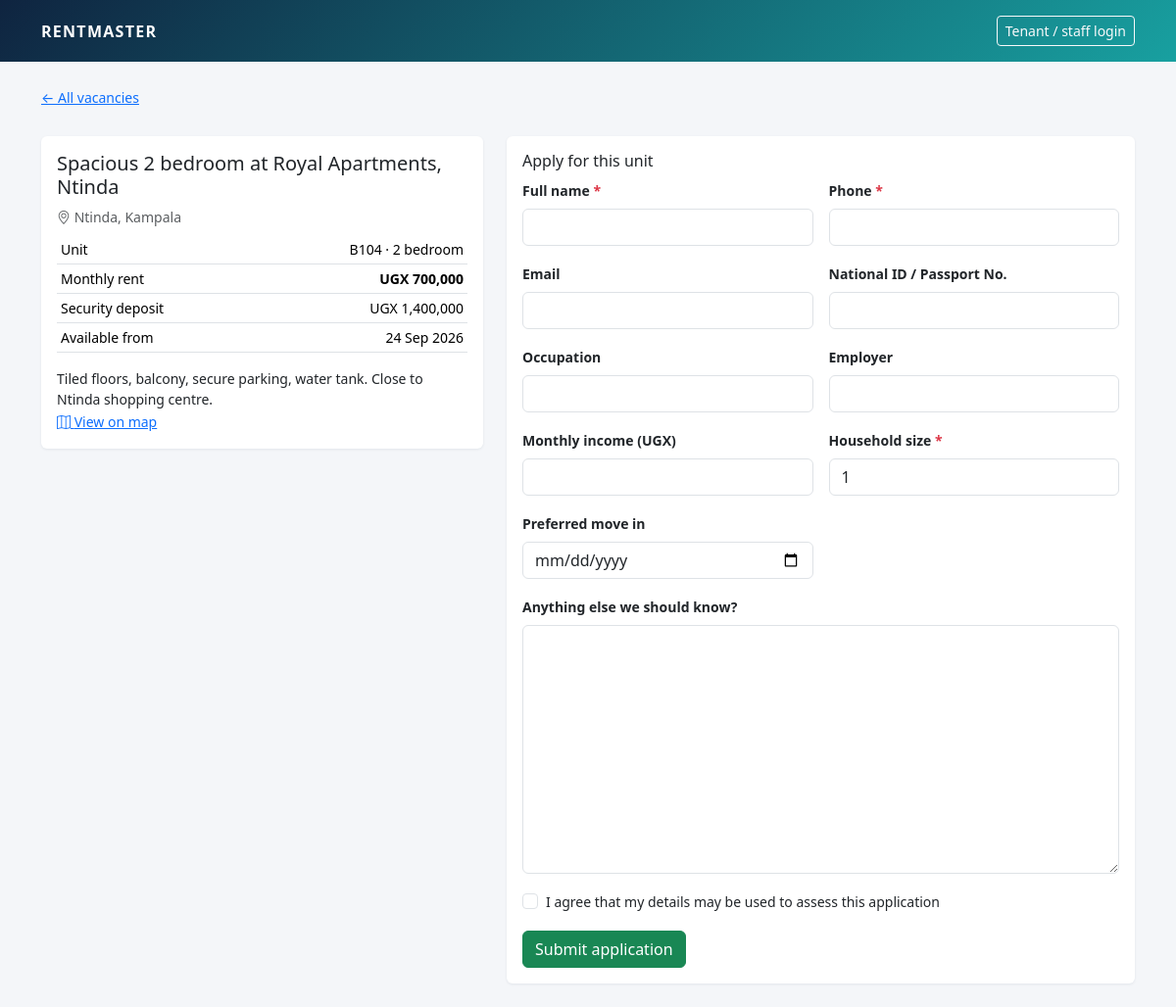
The page /vacancies/1/ on the database its author committed.
### apps/vacancies/models.py (models this page shows, shortened)
class Listing(models.Model):
    unit = models.ForeignKey(Unit, on_delete=models.CASCADE, related_name="listings")
    title = models.CharField(max_length=150)
    description = models.TextField(blank=True)
    monthly_rent = models.DecimalField(max_digits=12, decimal_places=0)
    available_from = models.DateField(default=date.today)
    is_published = models.BooleanField(default=True)
    created_by = models.ForeignKey(settings.AUTH_USER_MODEL, null=True, on_delete=models.SET_NULL, editable=False)
    created_at = models.DateTimeField(auto_now_add=True)
    class Meta:
        ordering = ["-created_at"]
    @classmethod
    def public(cls):
        return cls.objects.filter(is_published=True).exclude(unit__status=Unit.Status.OCCUPIED) \
            .select_related("unit__building__property")

### apps/properties/models.py (models this page shows, shortened)
class Unit(models.Model):
    class Type(models.TextChoices):
        SINGLE = "SINGLE", "Single room"
        DOUBLE = "DOUBLE", "Double room"
        STUDIO = "STUDIO", "Studio"
        ONE_BED = "1BR", "1 bedroom"
        TWO_BED = "2BR", "2 bedroom"
        THREE_BED = "3BR", "3 bedroom"
        SHOP = "SHOP", "Shop"
        OFFICE = "OFFICE", "Office"
    class Status(models.TextChoices):
        AVAILABLE = "AVAILABLE", "Available"
        RESERVED = "RESERVED", "Reserved"
        OCCUPIED = "OCCUPIED", "Occupied"
        MAINTENANCE = "MAINTENANCE", "Under maintenance"
        VACANT = "VACANT", "Vacant"
    building = models.ForeignKey(Building, on_delete=models.CASCADE, related_name="units")
    number = models.CharField(max_length=20)
    unit_type = models.CharField(max_length=10, choices=Type.choices, default=Type.ONE_BED)
    monthly_rent = models.DecimalField(max_digits=12, decimal_places=0)
    security_deposit = models.DecimalField(max_digits=12, decimal_places=0, default=0)
    status = models.CharField(max_length=15, choices=Status.choices, default=Status.AVAILABLE)
    electricity_meter = models.CharField(max_length=40, blank=True)
    water_meter = models.CharField(max_length=40, blank=True)
    photo = models.FileField(upload_to="units/", blank=True, validators=[IMAGE_EXTS])
    notes = models.TextField(blank=True)
    class Meta:
        ordering = ["building", "number"]
        unique_together = [("building", "number")]
    property = property(lambda self: self.building.property)

class Building(models.Model):
    property = models.ForeignKey(Property, on_delete=models.CASCADE, related_name="buildings")
    name = models.CharField(max_length=100, help_text="e.g. Block A")
    floors = models.PositiveSmallIntegerField(default=1)
    class Meta:
        ordering = ["property", "name"]
        unique_together = [("property", "name")]

class Property(models.Model):
    class Type(models.TextChoices):
        APARTMENT = "APARTMENT", "Apartment block"
        HOUSE = "HOUSE", "Houses / estate"
        COMMERCIAL = "COMMERCIAL", "Commercial"
        MIXED = "MIXED", "Mixed use"
        HOSTEL = "HOSTEL", "Hostel"
    class Status(models.TextChoices):
        ACTIVE = "ACTIVE", "Active"
        INACTIVE = "INACTIVE", "Inactive"
        UNDER_CONSTRUCTION = "UNDER_CONSTRUCTION", "Under construction"
    name = models.CharField(max_length=150)
    code = models.CharField(max_length=20, unique=True, help_text="Short code, e.g. ROYAL")
    property_type = models.CharField(max_length=20, choices=Type.choices, default=Type.APARTMENT)
    location = models.CharField(max_length=200)
    latitude = models.DecimalField(max_digits=9, decimal_places=6, null=True, blank=True)
    longitude = models.DecimalField(max_digits=9, decimal_places=6, null=True, blank=True)
    owner = models.ForeignKey(
        settings.AUTH_USER_MODEL, on_delete=models.PROTECT, related_name="owned_properties",
        limit_choices_to={"role": "OWNER"},
    )
    managers = models.ManyToManyField(
        settings.AUTH_USER_MODEL, blank=True, related_name="managed_properties",
        limit_choices_to={"role__in": ["MANAGER", "CARETAKER"]},
        help_text="Managers and caretakers who can work on this property.",
    )
    photo = models.FileField(upload_to="properties/", blank=True, validators=[IMAGE_EXTS])
    status = models.CharField(max_length=20, choices=Status.choices, default=Status.ACTIVE)
    notes = models.TextField(blank=True)
    created_at = models.DateTimeField(auto_now_add=True)
    class Meta:
        ordering = ["name"]
        verbose_name_plural = "properties"

### apps/vacancies/views.py (the view, shortened to what this page needs)
# urls.py: path("<int:pk>/", views.public_listing, name="public_detail"),
def public_listing(request, pk):
    listing = get_object_or_404(Listing.public(), pk=pk)
    form = ApplicationForm(request.POST or None)
    return render(request, "vacancies/public_detail.html", {"listing": listing, "form": form})

### apps/vacancies/forms.py (shortened to what this page needs)
class ApplicationForm(BootstrapFormMixin, forms.ModelForm):
    website = forms.CharField(required=False, widget=forms.TextInput(attrs={"autocomplete": "off", "tabindex": "-1"}))
    consent = forms.BooleanField(label="I agree that my details may be used to assess this application")
    class Meta:
        model = Application
        fields = ["full_name", "phone", "email", "national_id", "occupation", "employer", "monthly_income",
                  "household_size", "preferred_move_in", "message"]
        widgets = {"preferred_move_in": DateInput()}
        labels = {"monthly_income": "Monthly income (UGX)", "message": "Anything else we should know?"}

### apps/core/context_processors.py (called while the page is built, shortened)
def navigation(request):
    ctx = {
        "CURRENCY": settings.RENTMASTER["CURRENCY"],
        "COMPANY_NAME": settings.RENTMASTER["COMPANY_NAME"],
        "DEMO_MODE": settings.DEMO_MODE,
    }
    user = getattr(request, "user", None)
    return ctx

### apps/core/templatetags/rm.py (called while the page is built)
@register.filter
def money(value):
    try:
        return f"{settings.RENTMASTER['CURRENCY']} {int(value or 0):,}"
    except (TypeError, ValueError):
        return value

### templates/vacancies/public_detail.html (shortened to what this page needs)
{% extends "public_base.html" %}{% load rm %}
{% block content %}
<a href="{% url 'vacancies:public_list' %}" class="small">&larr; All vacancies</a>
<div class="row g-4 mt-1">
  <div class="col-lg-5"><div class="card"><div class="card-body">
    <h1 class="h5">{{ listing.title }}</h1>
    <div class="small text-muted mb-2"><i class="bi bi-geo-alt"></i> {{ listing.unit.building.property.location }}</div>
    <table class="table table-sm small">
      <tr><td>Unit</td><td class="text-end">{{ listing.unit.number }} · {{ listing.unit.get_unit_type_display }}</td></tr>
      <tr><td>Monthly rent</td><td class="text-end fw-bold">{{ listing.monthly_rent|money }}</td></tr>
      <tr><td>Security deposit</td><td class="text-end">{{ listing.unit.security_deposit|money }}</td></tr>
      <tr><td>Available from</td><td class="text-end">{{ listing.available_from|date:"d M Y" }}</td></tr>
    </table>
    {% if listing.description %}<p class="small mb-0">{{ listing.description|linebreaksbr }}</p>{% endif %}
    {% if listing.unit.building.property.latitude %}<a class="small" target="_blank" rel="noopener" href="https://www.google.com/maps?q={{ listing.unit.building.property.latitude }},{{ listing.unit.building.property.longitude }}"><i class="bi bi-map"></i> View on map</a>{% endif %}
  </div></div></div>
  <div class="col-lg-7"><div class="card"><div class="card-body">
    <h2 class="h6">Apply for this unit</h2>
    <form method="post" novalidate>
      <div class="row g-3">
        {% for field in form %}{% if field.name != "website" %}
          <div class="{% if field.name == 'message' or field.name == 'consent' %}col-12{% else %}col-md-6{% endif %}">
            {% if field.name == "consent" %}
              <div class="form-check">{{ field }} <label class="form-check-label small" for="{{ field.id_for_label }}">{{ field.label }}</label></div>
            {% else %}
              <label class="form-label small fw-semibold" for="{{ field.id_for_label }}">{{ field.label }}{% if field.field.required %} <span class="text-danger">*</span>{% endif %}</label>{{ field }}
            {% endif %}
          </div>
        {% endif %}{% endfor %}
      </div>
      <button class="btn btn-success mt-3">Submit application</button>
    </form>
  </div></div></div>
</div>
{% endblock %}

### templates/public_base.html (style rules this page uses)
body { background: #f4f6f9; }
.card { border: 0; box-shadow: 0 1px 3px rgba(15,36,64,.08); }

### rows shown on the page
Listing: title "Spacious 2 bedroom at Royal Apartments, Ntinda", unit.building.property.location "Ntinda, Kampala", unit.number "B104", unit.unit_type "2 bedroom", monthly_rent "UGX 700,000", unit.security_deposit "UGX 1,400,000", available_from "24 Sep 2026", description "Tiled floors, balcony, secure parking, water tank. Close to Ntinda shopping centre."

### other values the page prints
{{ COMPANY_NAME }} "RENTMASTER"
{{ field.label }} "Full name" "Phone" "Email" "National ID / Passport No." "Occupation" "Employer" "Monthly income (UGX)" "Household size" "Preferred move in" "Anything else we should know?"
{{ field.label }} "I agree that my details may be used to assess this application"
